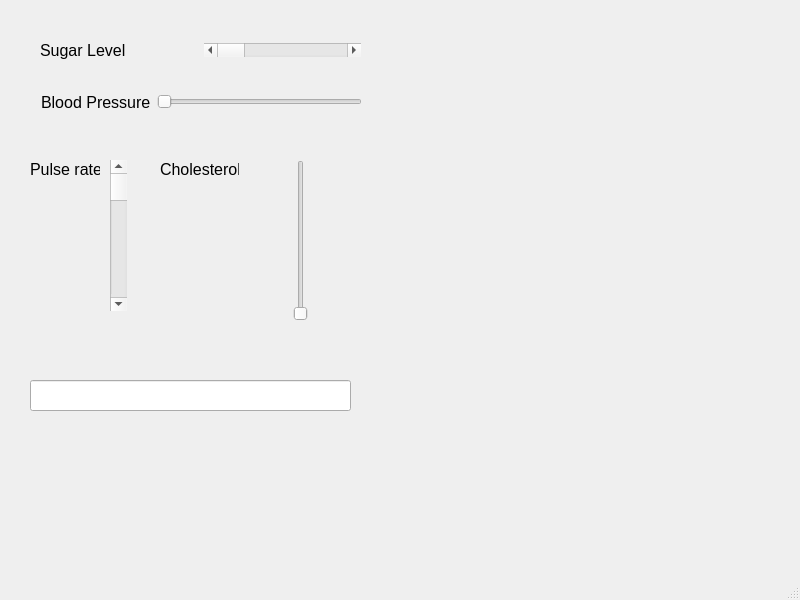
<?xml version="1.0" encoding="UTF-8"?>
<ui version="4.0">
 <class>MainWindow</class>
 <widget class="QMainWindow" name="MainWindow">
  <property name="geometry">
   <rect>
    <x>0</x>
    <y>0</y>
    <width>800</width>
    <height>600</height>
   </rect>
  </property>
  <property name="windowTitle">
   <string>MainWindow</string>
  </property>
  <widget class="QWidget" name="centralwidget">
   <widget class="QLabel" name="label_3">
    <property name="geometry">
     <rect>
      <x>30</x>
      <y>160</y>
      <width>70</width>
      <height>18</height>
     </rect>
    </property>
    <property name="font">
     <font>
      <family>Arial</family>
      <pointsize>12</pointsize>
     </font>
    </property>
    <property name="text">
     <string>Pulse rate</string>
    </property>
   </widget>
   <widget class="QLabel" name="label_4">
    <property name="geometry">
     <rect>
      <x>160</x>
      <y>160</y>
      <width>79</width>
      <height>18</height>
     </rect>
    </property>
    <property name="font">
     <font>
      <family>Arial</family>
      <pointsize>12</pointsize>
     </font>
    </property>
    <property name="text">
     <string>Cholesterol</string>
    </property>
   </widget>
   <widget class="QSlider" name="verticalSliderCholestrolLevel">
    <property name="geometry">
     <rect>
      <x>290</x>
      <y>160</y>
      <width>22</width>
      <height>161</height>
     </rect>
    </property>
    <property name="orientation">
     <enum>Qt::Vertical</enum>
    </property>
   </widget>
   <widget class="QScrollBar" name="verticalScrollBarPulseRate">
    <property name="geometry">
     <rect>
      <x>110</x>
      <y>160</y>
      <width>17</width>
      <height>151</height>
     </rect>
    </property>
    <property name="orientation">
     <enum>Qt::Vertical</enum>
    </property>
   </widget>
   <widget class="QLineEdit" name="lineEditResult">
    <property name="geometry">
     <rect>
      <x>30</x>
      <y>380</y>
      <width>321</width>
      <height>31</height>
     </rect>
    </property>
   </widget>
   <widget class="QWidget" name="">
    <property name="geometry">
     <rect>
      <x>40</x>
      <y>40</y>
      <width>321</width>
      <height>20</height>
     </rect>
    </property>
    <layout class="QHBoxLayout" name="horizontalLayout">
     <item>
      <widget class="QLabel" name="label">
       <property name="font">
        <font>
         <family>Arial</family>
         <pointsize>12</pointsize>
        </font>
       </property>
       <property name="text">
        <string>Sugar Level</string>
       </property>
      </widget>
     </item>
     <item>
      <widget class="QScrollBar" name="horizontalScrollBarSugarLevel">
       <property name="orientation">
        <enum>Qt::Horizontal</enum>
       </property>
      </widget>
     </item>
    </layout>
   </widget>
   <widget class="QWidget" name="">
    <property name="geometry">
     <rect>
      <x>41</x>
      <y>90</y>
      <width>321</width>
      <height>24</height>
     </rect>
    </property>
    <layout class="QHBoxLayout" name="horizontalLayout_2">
     <item>
      <widget class="QLabel" name="label_2">
       <property name="font">
        <font>
         <family>Arial</family>
         <pointsize>12</pointsize>
        </font>
       </property>
       <property name="text">
        <string>Blood Pressure</string>
       </property>
      </widget>
     </item>
     <item>
      <widget class="QSlider" name="horizontalSliderBloodPressure">
       <property name="orientation">
        <enum>Qt::Horizontal</enum>
       </property>
      </widget>
     </item>
    </layout>
   </widget>
  </widget>
  <widget class="QMenuBar" name="menubar">
   <property name="geometry">
    <rect>
     <x>0</x>
     <y>0</y>
     <width>800</width>
     <height>23</height>
    </rect>
   </property>
  </widget>
  <widget class="QStatusBar" name="statusbar"/>
 </widget>
 <resources/>
 <connections/>
</ui>
